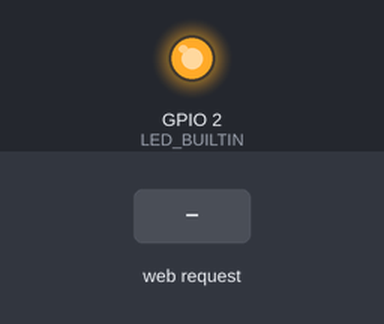
A sketch run on a simulated ESP8266 (NodeMCU). Parts: output pins drawn as LEDs (lit = HIGH, except the on-board LED, lit = LOW). The inputs (shaded band) are chosen by the test bench. WiFi joins after 1.5 s; servers stay silent unless stated; what the sketch prints to the serial monitor is not drawn.

Above: at 2.7 s.
2.8 s: HTTP request GET /gpio/1 received
At 4.0 s:
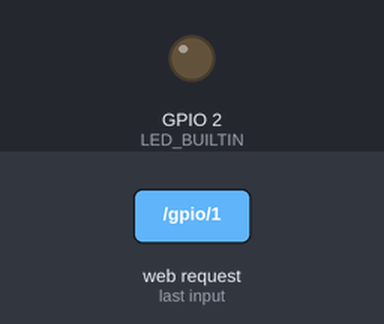
4.3 s: HTTP request GET /gpio/0 received
At 5.1 s:
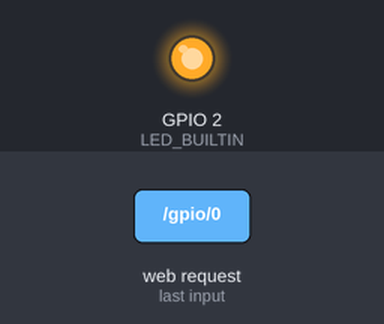
Timing chart, 0 to 7.3 s (numbered marks = the images above; inputs shaded):
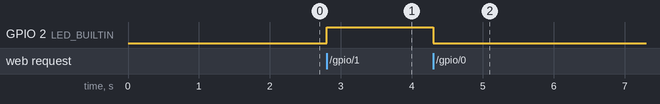

Measured:
- after the input at 2.8 s, GPIO 2 (LED_BUILTIN): LOW → HIGH at once
- after the input at 4.3 s, GPIO 2 (LED_BUILTIN): HIGH → LOW at once

The sketch:

node_mcu.ino
```cpp
#include <ESP8266WiFi.h>
#include <WiFiClient.h>
const char* ssid = "Prerna's iphone";
const char* password = "Rudra@2016";
WiFiServer server(80);
void setup() {
 pinMode(LED_BUILTIN, OUTPUT);
 digitalWrite(LED_BUILTIN, 0);
 Serial.println();
 Serial.print("Connecting to ");
 Serial.print(ssid);
 WiFi.begin(ssid, password);
 while(WiFi.status() != WL_CONNECTED){
   delay(500);
   Serial.print(".");
 }
 Serial.println("");
 Serial.println("WiFi connected");
 server.begin();
 Serial.println("Server started");
 Serial.println(WiFi.localIP());
}
void loop() {
 WiFiClient client = server.available();
 if(!client){
   return;
 }
 Serial.println("New Client");
 while(!client.available()){
   delay(1);
 }
 String req = client.readStringUntil('\r');
 Serial.println(req);
 client.flush();
  int val;
 if (req.indexOf("/gpio/0") != -1){
   val = 0;
 }
 else if (req.indexOf("/gpio/1") != -1){
   val = 1;
 }
 else {
   Serial.println("invalid request");
   client.stop();
   return;
 }
 // Set GPIO2 according to the request
 digitalWrite(LED_BUILTIN, val);
 client.flush();
 String s = "HTTP/1.1 200 OK\r\nContent-Type: text/html\r\n\r\n<!DOCTYPE HTML>\r\n<html>\r\nGPIO is now ";
 s += (val)?"high":"low";
 s += "</html>";
Serial.println();
}
```
